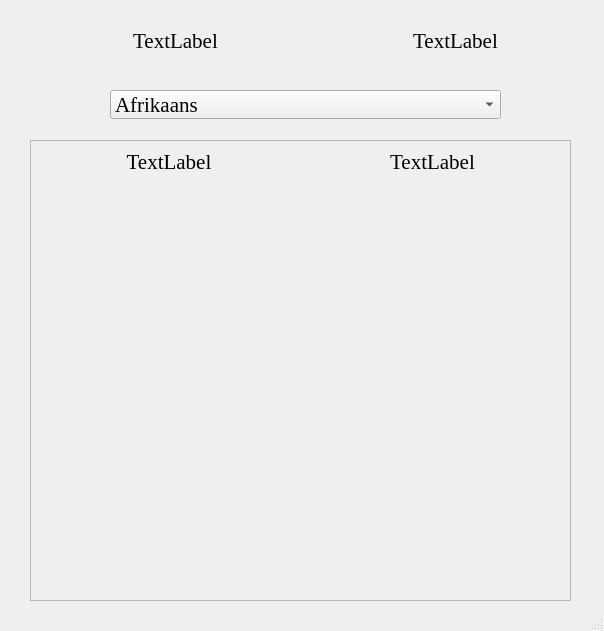
<?xml version="1.0" encoding="UTF-8"?>
<ui version="4.0">
 <class>SIMP_Lyrics_Window</class>
 <widget class="QMainWindow" name="SIMP_Lyrics_Window">
  <property name="geometry">
   <rect>
    <x>0</x>
    <y>0</y>
    <width>604</width>
    <height>631</height>
   </rect>
  </property>
  <property name="windowTitle">
   <string>MainWindow</string>
  </property>
  <widget class="QWidget" name="centralwidget">
   <widget class="QScrollArea" name="lyrics_holder">
    <property name="geometry">
     <rect>
      <x>30</x>
      <y>140</y>
      <width>541</width>
      <height>461</height>
     </rect>
    </property>
    <property name="verticalScrollBarPolicy">
     <enum>Qt::ScrollBarAlwaysOff</enum>
    </property>
    <property name="horizontalScrollBarPolicy">
     <enum>Qt::ScrollBarAlwaysOff</enum>
    </property>
    <property name="widgetResizable">
     <bool>true</bool>
    </property>
    <widget class="QWidget" name="scrollAreaWidgetContents">
     <property name="geometry">
      <rect>
       <x>0</x>
       <y>0</y>
       <width>539</width>
       <height>459</height>
      </rect>
     </property>
     <layout class="QHBoxLayout" name="horizontalLayout">
      <item>
       <widget class="QLabel" name="og_lyrics">
        <property name="font">
         <font>
          <family>Times New Roman</family>
          <pointsize>16</pointsize>
         </font>
        </property>
        <property name="frameShape">
         <enum>QFrame::NoFrame</enum>
        </property>
        <property name="text">
         <string>TextLabel</string>
        </property>
        <property name="alignment">
         <set>Qt::AlignHCenter|Qt::AlignTop</set>
        </property>
        <property name="wordWrap">
         <bool>true</bool>
        </property>
       </widget>
      </item>
      <item>
       <widget class="QLabel" name="translated_lyrics">
        <property name="font">
         <font>
          <family>Times New Roman</family>
          <pointsize>16</pointsize>
         </font>
        </property>
        <property name="frameShape">
         <enum>QFrame::NoFrame</enum>
        </property>
        <property name="text">
         <string>TextLabel</string>
        </property>
        <property name="alignment">
         <set>Qt::AlignHCenter|Qt::AlignTop</set>
        </property>
        <property name="wordWrap">
         <bool>true</bool>
        </property>
       </widget>
      </item>
     </layout>
    </widget>
   </widget>
   <widget class="QLabel" name="song_name">
    <property name="geometry">
     <rect>
      <x>30</x>
      <y>20</y>
      <width>291</width>
      <height>41</height>
     </rect>
    </property>
    <property name="font">
     <font>
      <family>Times New Roman</family>
      <pointsize>16</pointsize>
      <weight>50</weight>
      <bold>false</bold>
     </font>
    </property>
    <property name="frameShape">
     <enum>QFrame::NoFrame</enum>
    </property>
    <property name="text">
     <string>TextLabel</string>
    </property>
    <property name="alignment">
     <set>Qt::AlignCenter</set>
    </property>
    <property name="wordWrap">
     <bool>true</bool>
    </property>
   </widget>
   <widget class="QLabel" name="song_artists">
    <property name="geometry">
     <rect>
      <x>340</x>
      <y>20</y>
      <width>231</width>
      <height>41</height>
     </rect>
    </property>
    <property name="font">
     <font>
      <family>Times New Roman</family>
      <pointsize>16</pointsize>
      <weight>50</weight>
      <bold>false</bold>
     </font>
    </property>
    <property name="frameShape">
     <enum>QFrame::NoFrame</enum>
    </property>
    <property name="text">
     <string>TextLabel</string>
    </property>
    <property name="alignment">
     <set>Qt::AlignCenter</set>
    </property>
    <property name="wordWrap">
     <bool>true</bool>
    </property>
   </widget>
   <widget class="QComboBox" name="language_box">
    <property name="geometry">
     <rect>
      <x>110</x>
      <y>90</y>
      <width>391</width>
      <height>29</height>
     </rect>
    </property>
    <property name="font">
     <font>
      <family>Times New Roman</family>
      <pointsize>16</pointsize>
     </font>
    </property>
    <property name="layoutDirection">
     <enum>Qt::LeftToRight</enum>
    </property>
    <property name="currentText">
     <string>Afrikaans</string>
    </property>
    <property name="frame">
     <bool>true</bool>
    </property>
    <item>
     <property name="text">
      <string>Afrikaans</string>
     </property>
    </item>
    <item>
     <property name="text">
      <string>Albanian</string>
     </property>
    </item>
    <item>
     <property name="text">
      <string>Amharic</string>
     </property>
    </item>
    <item>
     <property name="text">
      <string>Arabic</string>
     </property>
    </item>
    <item>
     <property name="text">
      <string>Armenian</string>
     </property>
    </item>
    <item>
     <property name="text">
      <string>Azerbaijani</string>
     </property>
    </item>
    <item>
     <property name="text">
      <string>Basque</string>
     </property>
    </item>
    <item>
     <property name="text">
      <string>Belarusian</string>
     </property>
    </item>
    <item>
     <property name="text">
      <string>Bengali</string>
     </property>
    </item>
    <item>
     <property name="text">
      <string>Bosnian</string>
     </property>
    </item>
    <item>
     <property name="text">
      <string>Bulgarian</string>
     </property>
    </item>
    <item>
     <property name="text">
      <string>Catalan</string>
     </property>
    </item>
    <item>
     <property name="text">
      <string>Cebuano</string>
     </property>
    </item>
    <item>
     <property name="text">
      <string>Chichewa</string>
     </property>
    </item>
    <item>
     <property name="text">
      <string>Chinese (Simplified)</string>
     </property>
    </item>
    <item>
     <property name="text">
      <string>Chinese (Traditional)</string>
     </property>
    </item>
    <item>
     <property name="text">
      <string>Corsican</string>
     </property>
    </item>
    <item>
     <property name="text">
      <string>Croatian</string>
     </property>
    </item>
    <item>
     <property name="text">
      <string>Czech</string>
     </property>
    </item>
    <item>
     <property name="text">
      <string>Danish</string>
     </property>
    </item>
    <item>
     <property name="text">
      <string>Dutch</string>
     </property>
    </item>
    <item>
     <property name="text">
      <string>English</string>
     </property>
    </item>
    <item>
     <property name="text">
      <string>Esperanto</string>
     </property>
    </item>
    <item>
     <property name="text">
      <string>Estonian</string>
     </property>
    </item>
    <item>
     <property name="text">
      <string>Filipino</string>
     </property>
    </item>
    <item>
     <property name="text">
      <string>Finnish</string>
     </property>
    </item>
    <item>
     <property name="text">
      <string>French</string>
     </property>
    </item>
    <item>
     <property name="text">
      <string>Frisian</string>
     </property>
    </item>
    <item>
     <property name="text">
      <string>Galician</string>
     </property>
    </item>
    <item>
     <property name="text">
      <string>Georgian</string>
     </property>
    </item>
    <item>
     <property name="text">
      <string>German</string>
     </property>
    </item>
    <item>
     <property name="text">
      <string>Greek</string>
     </property>
    </item>
    <item>
     <property name="text">
      <string>Gujarati</string>
     </property>
    </item>
    <item>
     <property name="text">
      <string>Haitian Creole</string>
     </property>
    </item>
    <item>
     <property name="text">
      <string>Hausa</string>
     </property>
    </item>
    <item>
     <property name="text">
      <string>Hawaiian</string>
     </property>
    </item>
    <item>
     <property name="text">
      <string>Hebrew</string>
     </property>
    </item>
    <item>
     <property name="text">
      <string>Hindi</string>
     </property>
    </item>
    <item>
     <property name="text">
      <string>Hmong</string>
     </property>
    </item>
    <item>
     <property name="text">
      <string>Hungarian</string>
     </property>
    </item>
    <item>
     <property name="text">
      <string>Icelandic</string>
     </property>
    </item>
    <item>
     <property name="text">
      <string>Igbo</string>
     </property>
    </item>
    <item>
     <property name="text">
      <string>Indonesian</string>
     </property>
    </item>
    <item>
     <property name="text">
      <string>Irish</string>
     </property>
    </item>
    <item>
     <property name="text">
      <string>Italian</string>
     </property>
    </item>
    <item>
     <property name="text">
      <string>Japanese</string>
     </property>
    </item>
    <item>
     <property name="text">
      <string>Javanese</string>
     </property>
    </item>
    <item>
     <property name="text">
      <string>Kannada</string>
     </property>
    </item>
    <item>
     <property name="text">
      <string>Kazakh</string>
     </property>
    </item>
    <item>
     <property name="text">
      <string>Khmer</string>
     </property>
    </item>
    <item>
     <property name="text">
      <string>Korean</string>
     </property>
    </item>
    <item>
     <property name="text">
      <string>Kurdish (Kurmanji)</string>
     </property>
    </item>
    <item>
     <property name="text">
      <string>Kyrgyz</string>
     </property>
    </item>
    <item>
     <property name="text">
      <string>Lao</string>
     </property>
    </item>
    <item>
     <property name="text">
      <string>Latin</string>
     </property>
    </item>
    <item>
     <property name="text">
      <string>Latvian</string>
     </property>
    </item>
    <item>
     <property name="text">
      <string>Lithuanian</string>
     </property>
    </item>
    <item>
     <property name="text">
      <string>Luxembourgish</string>
     </property>
    </item>
    <item>
     <property name="text">
      <string>Macedonian</string>
     </property>
    </item>
    <item>
     <property name="text">
      <string>Malagasy</string>
     </property>
    </item>
    <item>
     <property name="text">
      <string>Malay</string>
     </property>
    </item>
    <item>
     <property name="text">
      <string>Malayalam</string>
     </property>
    </item>
    <item>
     <property name="text">
      <string>Maltese</string>
     </property>
    </item>
    <item>
     <property name="text">
      <string>Maori</string>
     </property>
    </item>
    <item>
     <property name="text">
      <string>Marathi</string>
     </property>
    </item>
    <item>
     <property name="text">
      <string>Mongolian</string>
     </property>
    </item>
    <item>
     <property name="text">
      <string>Myanmar (Burmese)</string>
     </property>
    </item>
    <item>
     <property name="text">
      <string>Nepali</string>
     </property>
    </item>
    <item>
     <property name="text">
      <string>Norwegian</string>
     </property>
    </item>
    <item>
     <property name="text">
      <string>Odia</string>
     </property>
    </item>
    <item>
     <property name="text">
      <string>Pashto</string>
     </property>
    </item>
    <item>
     <property name="text">
      <string>Persian</string>
     </property>
    </item>
    <item>
     <property name="text">
      <string>Polish</string>
     </property>
    </item>
    <item>
     <property name="text">
      <string>Portuguese</string>
     </property>
    </item>
    <item>
     <property name="text">
      <string>Punjabi</string>
     </property>
    </item>
    <item>
     <property name="text">
      <string>Romanian</string>
     </property>
    </item>
    <item>
     <property name="text">
      <string>Russian</string>
     </property>
    </item>
    <item>
     <property name="text">
      <string>Samoan</string>
     </property>
    </item>
    <item>
     <property name="text">
      <string>Scots Gaelic</string>
     </property>
    </item>
    <item>
     <property name="text">
      <string>Serbian</string>
     </property>
    </item>
    <item>
     <property name="text">
      <string>Sesotho</string>
     </property>
    </item>
    <item>
     <property name="text">
      <string>Shona</string>
     </property>
    </item>
    <item>
     <property name="text">
      <string>Sindhi</string>
     </property>
    </item>
    <item>
     <property name="text">
      <string>Sinhala</string>
     </property>
    </item>
    <item>
     <property name="text">
      <string>Slovak</string>
     </property>
    </item>
    <item>
     <property name="text">
      <string>Slovenian</string>
     </property>
    </item>
    <item>
     <property name="text">
      <string>Somali</string>
     </property>
    </item>
    <item>
     <property name="text">
      <string>Spanish</string>
     </property>
    </item>
    <item>
     <property name="text">
      <string>Sundanese</string>
     </property>
    </item>
    <item>
     <property name="text">
      <string>Swahili</string>
     </property>
    </item>
    <item>
     <property name="text">
      <string>Swedish</string>
     </property>
    </item>
    <item>
     <property name="text">
      <string>Tajik</string>
     </property>
    </item>
    <item>
     <property name="text">
      <string>Tamil</string>
     </property>
    </item>
    <item>
     <property name="text">
      <string>Telugu</string>
     </property>
    </item>
    <item>
     <property name="text">
      <string>Thai</string>
     </property>
    </item>
    <item>
     <property name="text">
      <string>Turkish</string>
     </property>
    </item>
    <item>
     <property name="text">
      <string>Ukrainian</string>
     </property>
    </item>
    <item>
     <property name="text">
      <string>Urdu</string>
     </property>
    </item>
    <item>
     <property name="text">
      <string>Uyghur</string>
     </property>
    </item>
    <item>
     <property name="text">
      <string>Uzbek</string>
     </property>
    </item>
    <item>
     <property name="text">
      <string>Vietnamese</string>
     </property>
    </item>
    <item>
     <property name="text">
      <string>Welsh</string>
     </property>
    </item>
    <item>
     <property name="text">
      <string>Xhosa</string>
     </property>
    </item>
    <item>
     <property name="text">
      <string>Yiddish</string>
     </property>
    </item>
    <item>
     <property name="text">
      <string>Yoruba</string>
     </property>
    </item>
    <item>
     <property name="text">
      <string>Zulu</string>
     </property>
    </item>
   </widget>
  </widget>
  <widget class="QStatusBar" name="statusbar"/>
 </widget>
 <resources/>
 <connections/>
</ui>
